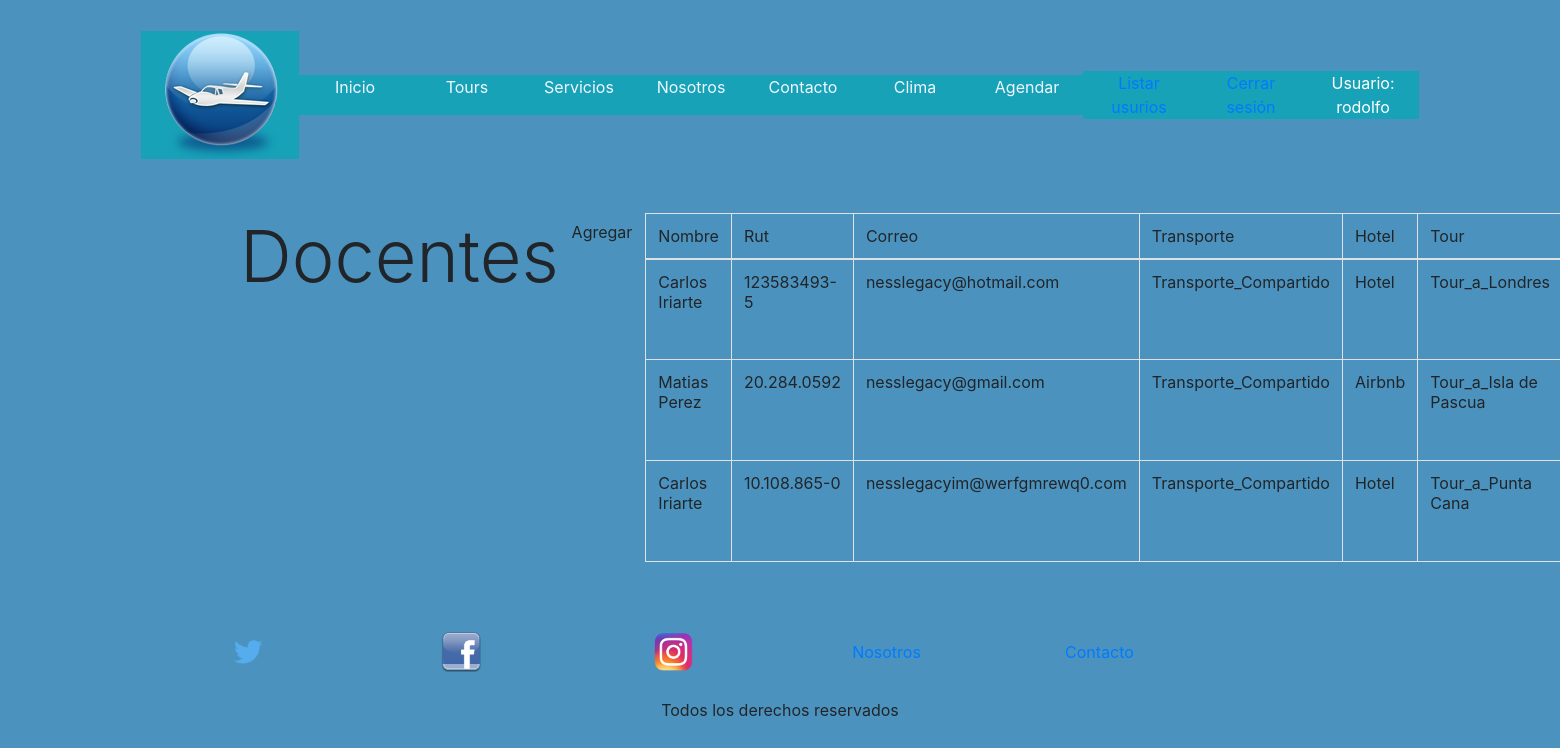
The page /apps.Formulario/listar_reserva/ (signed in) on the database its author committed.
### apps/Formulario/models.py (models this page shows, shortened)
class Reservas (models.Model):
    nombre = models.CharField(max_length=30)
    rut = models.CharField(max_length=20)
    correo = models.EmailField(max_length=70,blank=True, null= True, unique= True)
    transporte = models.CharField(max_length=50, choices=TRANSPORTE)
    hotel = models.CharField(max_length=50, choices=HOTEL)
    tour = models.CharField(max_length=50, choices=TOUR)
    fecha = models.CharField(max_length=15)

### apps/Formulario/views.py (the view)
# urls.py: path('listar_reserva/', ReservasList.as_view(), name="reservas_list"),
class ReservasList (ListView):
    model = Reservas
    template_name = 'Formulario/listar_reserva.html'

### templates/Formulario/listar_reserva.html (shortened to what this page needs)
{% extends 'base.html' %}
{% load static %}
{% block content %}
<div class="container">
  <h1 class="display-3">Docentes</h1>
  <a class="btn" role="button" href="{% url 'reservas_form' %}">Agregar</a>
  {% if not object_list %}
  <h1>No hay registro de docentes</h1>
  <br><br><br><br><br><br><br><br>
  {% else %}
  <table class="table table-bordered">
    <thead>
      <tr>
        <td>Nombre</td>
        <td>Rut</td>
        <td>Correo</td>
        <td>Transporte</td>
        <td>Hotel</td>
        <td>Tour</td>
      </tr>
    </thead>
    <tbody>
      {% for reserva in object_list %}
      <tr>
        <td>{{ reserva.nombre }}</td>
        <td>{{ reserva.rut }}</td>
        <td>{{ reserva.correo }}</td>
        <td>{{ reserva.transporte }}</td>
        <td>{{ reserva.hotel }}</td>
        <td>{{ reserva.tour }}</td>
      </tr>
      {% endfor %}
    </tbody>
  </table>
  {% endif %}
</div>
{% endblock %}

### templates/base.html (shortened to what this page needs)
{% load static %}
<html>
<head>
    <link rel="stylesheet" href="{% static 'css/estilo.css' %}">
    <link rel="stylesheet" href="https://stackpath.bootstrapcdn.com/bootstrap/4.3.1/css/bootstrap.min.css">
</head>
<body style="background-color: rgba(42, 128, 179, 0.842);">
    {% block navbar %}
    <div class="abajo navegador">
        <div class="row">
            <div class="col-sm btn-info"><a href="https://www.youtube.com/watch?v=dQw4w9WgXcQ">
                    <img src="{% static 'images\icons\airplane(1).png' %}" alt="home"></a></div>
            <div class="col-sm btn-info"><a href="{% url 'index' %}">
                    <p style="color: aliceblue; ">Inicio</p>
                </a></div>
            <div class="col-sm btn-info"><a href="{% url 'recomendados' %}">
                    <p style="color: aliceblue;">Tours</p>
                </a></div>
            <div class="col-sm btn-info"><a href="{% url 'servicios' %}">
                    <p style="color: aliceblue;">Servicios</p>
                </a></div>
            <div class="col-sm btn-info"><a href="{% url 'nosotros' %}">
                    <p style="color: aliceblue;">Nosotros</p>
                </a></div>
            <div class="col-sm btn-info"><a href="{% url 'contacto' %}">
                    <p style="color: aliceblue;">Contacto</p>
                </a></div>
            <div class="col-sm btn-info"><a href="{% url 'api_tiempo' %}">
                    <p style="color: aliceblue;">Clima</p>
                </a></div>
            <div class="col-sm btn-info"><a href="{% url 'formulario' %}">
                    <p style="color: aliceblue;">Agendar</p>
                </a></div>
            {% if user.is_authenticated %}
            {% if user.is_superuser %}
            <div class="col-sm btn-info"><a href="{% url 'reservas_list' %}">Listar usurios</a></div>
            {% endif %}
            <div class="col-sm btn-info"><a href="{% url 'logout' %}">Cerrar sesión</a></div>
            <div class="col-sm btn-info"> Usuario: {{ user.get_username }} </div>
            {% endif %}
        </div>
    </div>
    {% endblock %}
    <div class="content container">
        <div class="row">
            <div class="col-md-8">
                {% block content %} {% endblock %}
            </div>
        </div>
    </div>
    {% block footer %}
    <footer>
        <div class="abajo navegador">
            <div class="row">
                <div class="col-sm-2"><a href="https://twitter.com/home?lang=es"><img src="{%static 'images\icons\twitter.png'%}" alt="" style="width:42px;height:42px;"></a>
                </div>
                <div class="col-sm-2"><a href="https://www.facebook.com/"><img src="{%static 'images\icons\facebook.png'%}" alt="" style="width:42px;height:42px;"></a>
                </div>
                <div class="col-sm-2"><a href="https://www.instagram.com/"><img src="{%static 'images\icons\instagram.png'%}" alt=""style="width:42px;height:42px;"></a>
                </div>
                <div class="col-sm-2"><a href="nosotros.html">Nosotros</a></div>
                <div class="col-sm-2"><a href="contacto.html">Contacto</a></div>
            </div>
            <p>Todos los derechos reservados</p>
        </div>
    </footer>
    {% endblock %}
</body>
</html>

### static/css/estilo.css (style rules this page uses)
.row { margin-left: 10%; margin-right: 10%; margin-top: 2%; margin-bottom: 2%; align-items: center; }
.container { display: flex; }
.navegador { margin-left: 10%; margin-right: 10%; margin-top: 2%; margin-bottom: 2%; border-width: 1%; border-color: burlywood; }
body { background-color: lightblue; margin-left: 10%; margin-right: 10%; }
.abajo { text-align: center; }

### rows shown on the page
Reservas: nombre "Carlos Iriarte", rut "123583493-5", correo "nesslegacy@hotmail.com", transporte "Transporte_Compartido", hotel "Hotel", tour "Tour_a_Londres"
Reservas: nombre "Matias Perez", rut "20.284.0592", correo "nesslegacy@gmail.com", transporte "Transporte_Compartido", hotel "Airbnb", tour "Tour_a_Isla de Pascua"
Reservas: nombre "Carlos Iriarte", rut "10.108.865-0", correo "nesslegacyim@werfgmrewq0.com", transporte "Transporte_Compartido", hotel "Hotel", tour "Tour_a_Punta Cana"

### other values the page prints
{{ user.get_username }} "rodolfo"
